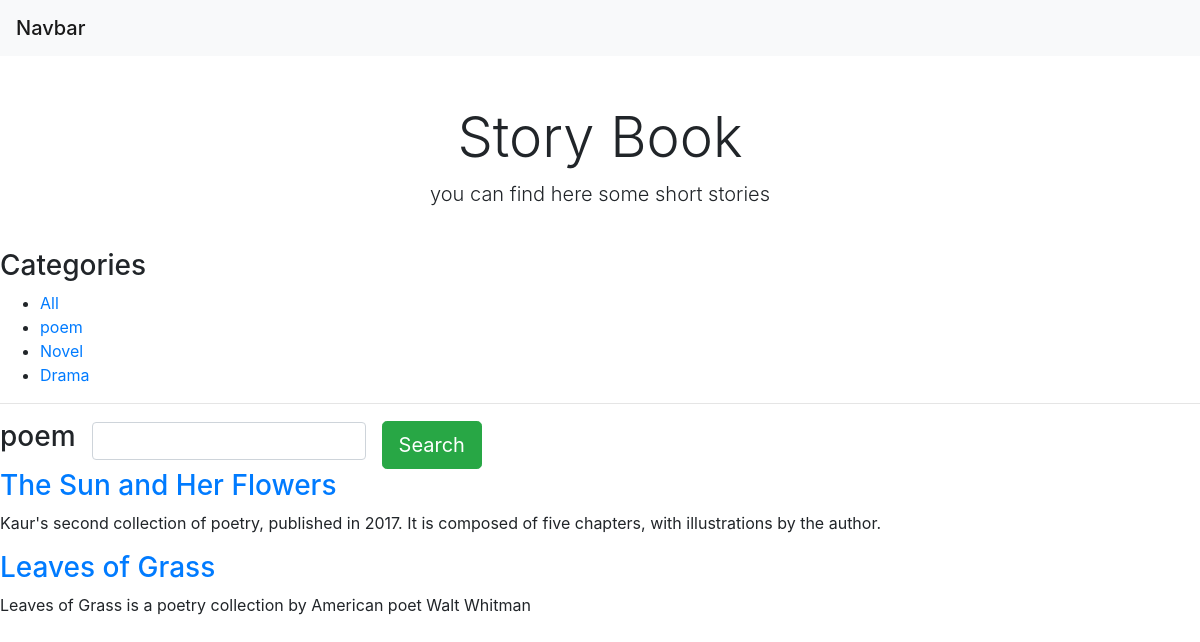
Page /poem on the committed database.
### story/models.py (models this page shows, shortened)
class Category(models.Model):
    name=models.CharField(max_length=150,db_index=True,)
    slug=models.SlugField(unique=True)
    class Meta:
        ordering=('-name',)
    def get_absolute_url(self):
        return reverse('story:story_category',args=[self.slug,])

class Story(models.Model):
    category=models.ForeignKey(Category,on_delete=models.CASCADE)
    title=models.CharField(max_length=150)
    body=models.TextField()
    des=models.TextField()
    publish=models.DateTimeField(auto_now_add=True)
    def get_absolute_url(self):
        return reverse('story:story_detail',args=[self.id,])

### story/views.py (the view)
# urls.py: path('',views.story_list,name='story_list'),
def story_list(request,category_slug=None):
    category=None
    categories=Category.objects.all()
    story=Story.objects.all()
    if category_slug:
        story = Story.objects.all()
        category = get_object_or_404(Category, slug=category_slug)
        story = story.filter(category=category)
    return render(request, 'story/story_list.html', {'categories': categories,'story': story,'category': category})

### templates/story/story_list.html (shortened to what this page needs)
{% extends 'base.html' %}
{% block body %}
<div class="pricing-header px-3 py-3 pt-md-5 pb-md-4 mx-auto text-center">
    <h1 class="display-4">Story Book</h1>
    <p class="lead">you can find here some short stories</p>
</div>
<div class="jumbtron">
    <h3> Categories</h3>
    <ul>
        <li>
            <a href="{% url 'story:story_list' %}">All</a>
            {% for x in categories %}
        <li>
        <a href="{{x.get_absolute_url}}">{{x.name}}</a>
            </li>
        {% endfor %}
        </li>
    </ul>
</div>
<div>
    <hr>
     <form action="{% url 'story:story_search' %}" class="form-inline" method="get">
             <div class="form-group mb-2">
                <h3> {% if category %}{{category.name}}{% else %}All-STORY{% endif  %}</h3>
             </div>
             <div class="form-group mx-sm-3 mb-2">
                 <input name="search" class="form-control" >
             </div>
            <button type="submit" class="btn btn-success btn-lg">Search</button>
         </form>
    {% for x in story %}
      <a href="{{x.get_absolute_url}}" ><h3>{{x.title}}</h3></a>
    <p>{{x.body}}</p>
    {% endfor %}
</div>
{% endblock %}

### rows in the picture
Category: name "poem"
Category: name "Novel"
Category: name "Drama"
Story: title "The Sun and Her Flowers", body "Kaur's second collection of poetry, published in 2017. It is composed of five chapters, with illustrations by the author."
Story: title "Leaves of Grass", body "Leaves of Grass is a poetry collection by American poet Walt Whitman"
